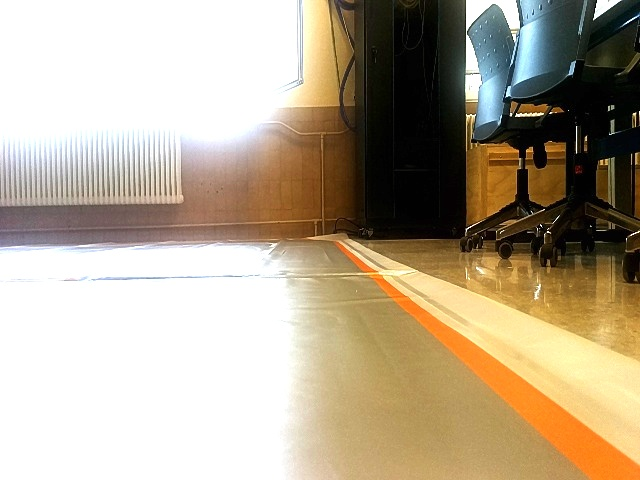
#> input picture va/data/image_5.jpg, 640 x 480 px, found by its file name
$ python color_segementation_RGB.py
#> lines starting #> are read from the running program, lines starting #| are printed output that depends on the picture; after the words box and inside, x2 and y2 are one past the last pixel; in counts of white or black regions, pixels touching at a corner belong together
#> further down, img is the input picture: shape (480, 640, 3); mean B, G, R 144.2, 166.6, 180.4
import cv2
import matplotlib.pyplot as plt
import numpy as np


class VASegmentation:
    """Class to segmentate using VA
    """

    def __init__(self, shows: bool=False) -> None:
        ## Update values of dictionary to work in RGB space
        self.color_dict_HSV = {'black': [(0, 0, 0), (180, 255, 30)],
                                'white': [(0, 0, 231), (180, 18, 255)],
                                'orange': [(180, 80, 0), (255, 179, 93)]}
        ## (255, 89, 0) high - (255, 149, 0)
        ## (241, 156, 33) (255, 144, 32)
        ## (1, 190, 200), (18, 255, 255)
        self.__show = shows

    def get_lines(self, img: np.ndarray, color: str="orange") -> list:
        """Function to get all lines by means of color segmentation

        Args:
            img (np.ndarray): Image to process
            color (str, optional): Color you want to segment. Defaults to "orange".

        Returns:
            list: List of list, with 4 points of the square like as: [[(x, y), (x+w, y), ...], [], ...]
        """
#> called with color = 'orange'
        hsv_img = cv2.cvtColor(img, cv2.COLOR_RGB2HSV)
#> hsv_img: shape (480, 640, 3); mean H, S, V 23.9, 77.1, 182.6

        mask = cv2.inRange(img, self.color_dict_HSV[color][0], self.color_dict_HSV[color][1])
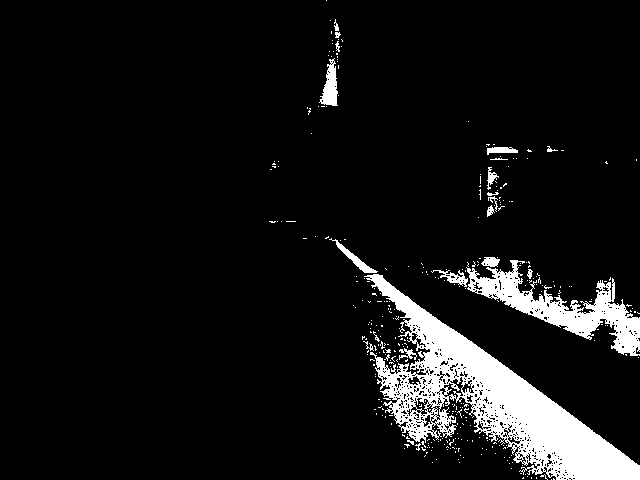
#> mask: shape (480, 640); 8% white; 341 white regions (320 under 20 px)
        if self.__show:
            self.__shows_img(mask)
        result = cv2.bitwise_and(img, img, mask=mask)
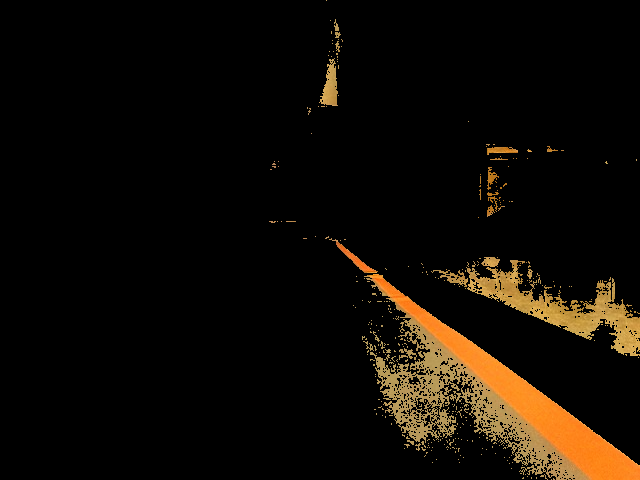
#> result: shape (480, 640, 3); mean R, G, B 17, 11.8, 5.2
        if self.__show:
            self.__shows_img(result)
        mask_contours, _ = cv2.findContours(mask, cv2.RETR_EXTERNAL, cv2.CHAIN_APPROX_SIMPLE)
#> mask_contours = 336 contours, 325 with area under 20; largest, box (x1, y1, x2, y2) and area: (364, 274, 640, 480) 18144, (466, 260, 640, 356) 4721, (319, 58, 338, 106) 450, (329, 238, 378, 273) 252, (431, 270, 468, 287) 172
        result_list = []
        if len(mask_contours) != 0:
            for mask_contour in mask_contours:
                if cv2.contourArea(mask_contour) > 500:
                    x, y, w, h = cv2.boundingRect(mask_contour)
                    ##                   Pt 1     Pt 2      Pt 3       Pt 4
                    result_list.append([(x, y), (x+w, y), (x, y+h), (x+w, y+h)])
                    if self.__show:
                        font = cv2.FONT_HERSHEY_SIMPLEX
                        cv2.circle(img,(x, y), 10, (0,255,0), -1)
                        cv2.circle(img,(x+w, y), 10, (0,255,0), -1)
                        cv2.circle(img,(x, y+h), 10, (255,0,0), -1)
                        cv2.circle(img,(x+w, y+h), 10, (255,0,0), -1)

                        cv2.rectangle(img, (x, y), (x + w, y + h), (0, 0, 255), 3)
                        cv2.putText(img,'Black',(50,50), font, 1,(0,0,0),2)
#> this loop made 336 passes
#> (x, y, w, h, font) on passes 228, 250: (364, 274, 276, 206, 0), (466, 260, 174, 96, 0)
#> mask_contour on passes 1 to 6: [[551, 479]], [[553, 478], [553, 479], [554, 479]], [[536, 477], [536, 478]], [[531, 477], [531, 478]], [[523, 477], [522, 478], [523, 478]], [[527, 476]]
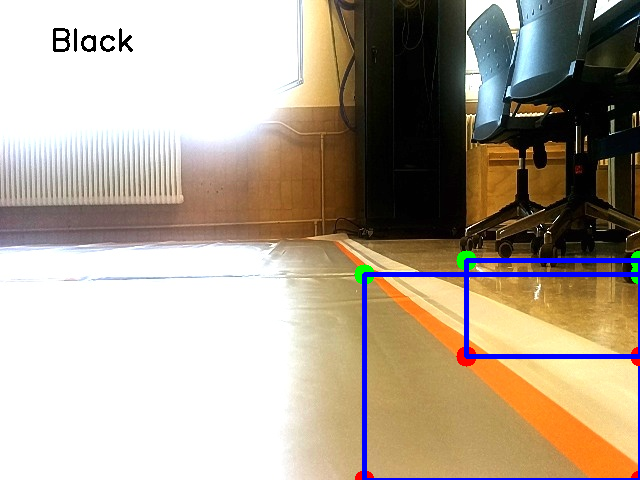
#> img: shape (480, 640, 3); mean R, G, B 176.2, 163.3, 146.4
#> after the loop, result_list = [[(364, 274), (640, 274), (364, 480), (640, 480)], [(466, 260), (640, 260), (466, 356), (640, 356)]]
        if self.__show:
            self.__shows_img(img)

    def __shows_img(self, img: np.ndarray) -> None:
        """Function to show a image, using matplotlib

        Args:
            img (np.ndarray): Image you want to show
        """
        plt.imshow(img)
        plt.show()


if __name__ == "__main__":
    img = cv2.imread('/home/marcos/TFG/JetRacer_Autonomous_Driving/va/data/image_5.jpg')
    img = cv2.cvtColor(img, cv2.COLOR_BGR2RGB)
    ### Adjust the brightness and contrart of image
    need_adjust = False
    if need_adjust:
        # Defining alpha and beta:
        alpha = 2.0   # Contrast Control [1.0-3.0]
        beta = 1    # Brightness Control [0-100]
        img = cv2.convertScaleAbs(img, alpha=alpha, beta=beta)

    seg = VASegmentation(shows=True)
    seg.get_lines(img)
